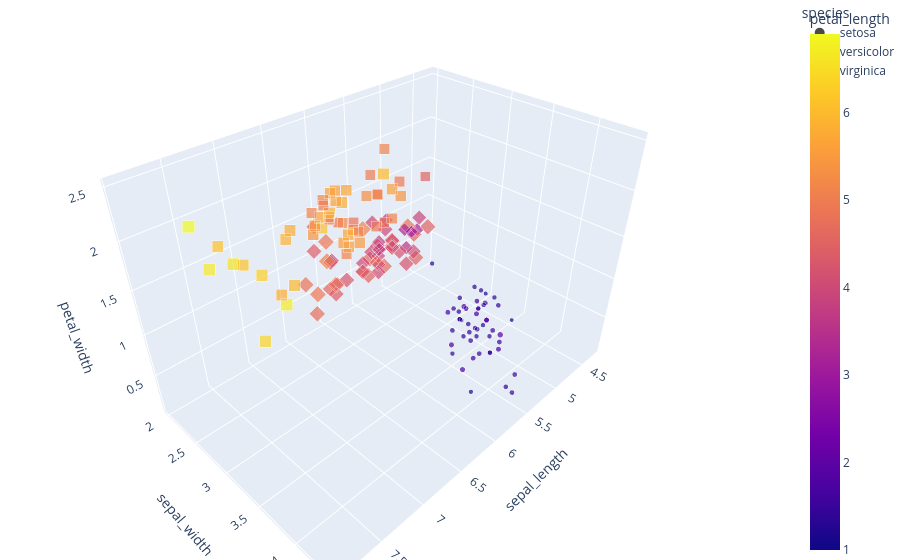

The code cell stored with this chart in its notebook:
### Markdown cell above
Style 3d scatter plot

### Code cell
df = px.data.iris()
fig = px.scatter_3d(df, x='sepal_length', y='sepal_width', z='petal_width',
              color='petal_length', size='petal_length', size_max=18,
              symbol='species', opacity=0.7)

# tight layout
fig.update_layout(margin=dict(l=0, r=0, b=0, t=0))
fig.show()

### Figure 1 — Plotly figure (JSON) as saved in the notebook; plotly's stock layout.template omitted (floating-point values rounded to 4 significant figures)
{"data": [{"hovertemplate": "species=setosa<br>sepal_length=%{x}<br>sepal_width=%{y}<br>petal_width=%{z}<br>petal_length=%{marker.color}<extra></extra>", "legendgroup": "setosa", "marker": {"color": [1.4, 1.4, 1.3, 1.5, 1.4, 1.7, 1.4, 1.5, 1.4, 1.5, 1.5, 1.6, 1.4, 1.1, 1.2, 1.5, 1.3, 1.4, 1.7, 1.5, 1.7, 1.5, 1.0, 1.7, 1.9, 1.6, 1.6, 1.5, 1.4, 1.6, 1.6, 1.5, 1.5, 1.4, 1.5, 1.2, 1.3, 1.5, 1.3, 1.5, 1.3, 1.3, 1.3, 1.6, 1.9, 1.4, 1.6, 1.4, 1.5, 1.4], "coloraxis": "coloraxis", "opacity": 0.7, "size": [1.4, 1.4, 1.3, 1.5, 1.4, 1.7, 1.4, 1.5, 1.4, 1.5, 1.5, 1.6, 1.4, 1.1, 1.2, 1.5, 1.3, 1.4, 1.7, 1.5, 1.7, 1.5, 1.0, 1.7, 1.9, 1.6, 1.6, 1.5, 1.4, 1.6, 1.6, 1.5, 1.5, 1.4, 1.5, 1.2, 1.3, 1.5, 1.3, 1.5, 1.3, 1.3, 1.3, 1.6, 1.9, 1.4, 1.6, 1.4, 1.5, 1.4], "sizemode": "area", "sizeref": 0.0213, "symbol": "circle"}, "mode": "markers", "name": "setosa", "scene": "scene", "showlegend": true, "type": "scatter3d", "x": [5.1, 4.9, 4.7, 4.6, 5.0, 5.4, 4.6, 5.0, 4.4, 4.9, 5.4, 4.8, 4.8, 4.3, 5.8, 5.7, 5.4, 5.1, 5.7, 5.1, 5.4, 5.1, 4.6, 5.1, 4.8, 5.0, 5.0, 5.2, 5.2, 4.7, 4.8, 5.4, 5.2, 5.5, 4.9, 5.0, 5.5, 4.9, 4.4, 5.1, 5.0, 4.5, 4.4, 5.0, 5.1, 4.8, 5.1, 4.6, 5.3, 5.0], "y": [3.5, 3.0, 3.2, 3.1, 3.6, 3.9, 3.4, 3.4, 2.9, 3.1, 3.7, 3.4, 3.0, 3.0, 4.0, 4.4, 3.9, 3.5, 3.8, 3.8, 3.4, 3.7, 3.6, 3.3, 3.4, 3.0, 3.4, 3.5, 3.4, 3.2, 3.1, 3.4, 4.1, 4.2, 3.1, 3.2, 3.5, 3.1, 3.0, 3.4, 3.5, 2.3, 3.2, 3.5, 3.8, 3.0, 3.8, 3.2, 3.7, 3.3], "z": [0.2, 0.2, 0.2, 0.2, 0.2, 0.4, 0.3, 0.2, 0.2, 0.1, 0.2, 0.2, 0.1, 0.1, 0.2, 0.4, 0.4, 0.3, 0.3, 0.3, 0.2, 0.4, 0.2, 0.5, 0.2, 0.2, 0.4, 0.2, 0.2, 0.2, 0.2, 0.4, 0.1, 0.2, 0.1, 0.2, 0.2, 0.1, 0.2, 0.2, 0.3, 0.3, 0.2, 0.6, 0.4, 0.3, 0.2, 0.2, 0.2, 0.2]}, {"hovertemplate": "species=versicolor<br>sepal_length=%{x}<br>sepal_width=%{y}<br>petal_width=%{z}<br>petal_length=%{marker.color}<extra></extra>", "legendgroup": "versicolor", "marker": {"color": [4.7, 4.5, 4.9, 4.0, 4.6, 4.5, 4.7, 3.3, 4.6, 3.9, 3.5, 4.2, 4.0, 4.7, 3.6, 4.4, 4.5, 4.1, 4.5, 3.9, 4.8, 4.0, 4.9, 4.7, 4.3, 4.4, 4.8, 5.0, 4.5, 3.5, 3.8, 3.7, 3.9, 5.1, 4.5, 4.5, 4.7, 4.4, 4.1, 4.0, 4.4, 4.6, 4.0, 3.3, 4.2, 4.2, 4.2, 4.3, 3.0, 4.1], "coloraxis": "coloraxis", "opacity": 0.7, "size": [4.7, 4.5, 4.9, 4.0, 4.6, 4.5, 4.7, 3.3, 4.6, 3.9, 3.5, 4.2, 4.0, 4.7, 3.6, 4.4, 4.5, 4.1, 4.5, 3.9, 4.8, 4.0, 4.9, 4.7, 4.3, 4.4, 4.8, 5.0, 4.5, 3.5, 3.8, 3.7, 3.9, 5.1, 4.5, 4.5, 4.7, 4.4, 4.1, 4.0, 4.4, 4.6, 4.0, 3.3, 4.2, 4.2, 4.2, 4.3, 3.0, 4.1], "sizemode": "area", "sizeref": 0.0213, "symbol": "diamond"}, "mode": "markers", "name": "versicolor", "scene": "scene", "showlegend": true, "type": "scatter3d", "x": [7.0, 6.4, 6.9, 5.5, 6.5, 5.7, 6.3, 4.9, 6.6, 5.2, 5.0, 5.9, 6.0, 6.1, 5.6, 6.7, 5.6, 5.8, 6.2, 5.6, 5.9, 6.1, 6.3, 6.1, 6.4, 6.6, 6.8, 6.7, 6.0, 5.7, 5.5, 5.5, 5.8, 6.0, 5.4, 6.0, 6.7, 6.3, 5.6, 5.5, 5.5, 6.1, 5.8, 5.0, 5.6, 5.7, 5.7, 6.2, 5.1, 5.7], "y": [3.2, 3.2, 3.1, 2.3, 2.8, 2.8, 3.3, 2.4, 2.9, 2.7, 2.0, 3.0, 2.2, 2.9, 2.9, 3.1, 3.0, 2.7, 2.2, 2.5, 3.2, 2.8, 2.5, 2.8, 2.9, 3.0, 2.8, 3.0, 2.9, 2.6, 2.4, 2.4, 2.7, 2.7, 3.0, 3.4, 3.1, 2.3, 3.0, 2.5, 2.6, 3.0, 2.6, 2.3, 2.7, 3.0, 2.9, 2.9, 2.5, 2.8], "z": [1.4, 1.5, 1.5, 1.3, 1.5, 1.3, 1.6, 1.0, 1.3, 1.4, 1.0, 1.5, 1.0, 1.4, 1.3, 1.4, 1.5, 1.0, 1.5, 1.1, 1.8, 1.3, 1.5, 1.2, 1.3, 1.4, 1.4, 1.7, 1.5, 1.0, 1.1, 1.0, 1.2, 1.6, 1.5, 1.6, 1.5, 1.3, 1.3, 1.3, 1.2, 1.4, 1.2, 1.0, 1.3, 1.2, 1.3, 1.3, 1.1, 1.3]}, {"hovertemplate": "species=virginica<br>sepal_length=%{x}<br>sepal_width=%{y}<br>petal_width=%{z}<br>petal_length=%{marker.color}<extra></extra>", "legendgroup": "virginica", "marker": {"color": [6.0, 5.1, 5.9, 5.6, 5.8, 6.6, 4.5, 6.3, 5.8, 6.1, 5.1, 5.3, 5.5, 5.0, 5.1, 5.3, 5.5, 6.7, 6.9, 5.0, 5.7, 4.9, 6.7, 4.9, 5.7, 6.0, 4.8, 4.9, 5.6, 5.8, 6.1, 6.4, 5.6, 5.1, 5.6, 6.1, 5.6, 5.5, 4.8, 5.4, 5.6, 5.1, 5.1, 5.9, 5.7, 5.2, 5.0, 5.2, 5.4, 5.1], "coloraxis": "coloraxis", "opacity": 0.7, "size": [6.0, 5.1, 5.9, 5.6, 5.8, 6.6, 4.5, 6.3, 5.8, 6.1, 5.1, 5.3, 5.5, 5.0, 5.1, 5.3, 5.5, 6.7, 6.9, 5.0, 5.7, 4.9, 6.7, 4.9, 5.7, 6.0, 4.8, 4.9, 5.6, 5.8, 6.1, 6.4, 5.6, 5.1, 5.6, 6.1, 5.6, 5.5, 4.8, 5.4, 5.6, 5.1, 5.1, 5.9, 5.7, 5.2, 5.0, 5.2, 5.4, 5.1], "sizemode": "area", "sizeref": 0.0213, "symbol": "square"}, "mode": "markers", "name": "virginica", "scene": "scene", "showlegend": true, "type": "scatter3d", "x": [6.3, 5.8, 7.1, 6.3, 6.5, 7.6, 4.9, 7.3, 6.7, 7.2, 6.5, 6.4, 6.8, 5.7, 5.8, 6.4, 6.5, 7.7, 7.7, 6.0, 6.9, 5.6, 7.7, 6.3, 6.7, 7.2, 6.2, 6.1, 6.4, 7.2, 7.4, 7.9, 6.4, 6.3, 6.1, 7.7, 6.3, 6.4, 6.0, 6.9, 6.7, 6.9, 5.8, 6.8, 6.7, 6.7, 6.3, 6.5, 6.2, 5.9], "y": [3.3, 2.7, 3.0, 2.9, 3.0, 3.0, 2.5, 2.9, 2.5, 3.6, 3.2, 2.7, 3.0, 2.5, 2.8, 3.2, 3.0, 3.8, 2.6, 2.2, 3.2, 2.8, 2.8, 2.7, 3.3, 3.2, 2.8, 3.0, 2.8, 3.0, 2.8, 3.8, 2.8, 2.8, 2.6, 3.0, 3.4, 3.1, 3.0, 3.1, 3.1, 3.1, 2.7, 3.2, 3.3, 3.0, 2.5, 3.0, 3.4, 3.0], "z": [2.5, 1.9, 2.1, 1.8, 2.2, 2.1, 1.7, 1.8, 1.8, 2.5, 2.0, 1.9, 2.1, 2.0, 2.4, 2.3, 1.8, 2.2, 2.3, 1.5, 2.3, 2.0, 2.0, 1.8, 2.1, 1.8, 1.8, 1.8, 2.1, 1.6, 1.9, 2.0, 2.2, 1.5, 1.4, 2.3, 2.4, 1.8, 1.8, 2.1, 2.4, 2.3, 1.9, 2.3, 2.5, 2.3, 1.9, 2.0, 2.3, 1.8]}], "layout": {"coloraxis": {"colorbar": {"title": {"text": "petal_length"}}, "colorscale": [[0, "#0d0887"], [0.1111, "#46039f"], [0.2222, "#7201a8"], [0.3333, "#9c179e"], [0.4444, "#bd3786"], [0.5556, "#d8576b"], [0.6667, "#ed7953"], [0.7778, "#fb9f3a"], [0.8889, "#fdca26"], [1, "#f0f921"]]}, "legend": {"itemsizing": "constant", "title": {"text": "species"}, "tracegroupgap": 0}, "margin": {"b": 0, "l": 0, "r": 0, "t": 0}, "scene": {"domain": {"x": [0, 1], "y": [0, 1]}, "xaxis": {"title": {"text": "sepal_length"}}, "yaxis": {"title": {"text": "sepal_width"}}, "zaxis": {"title": {"text": "petal_width"}}}}}
